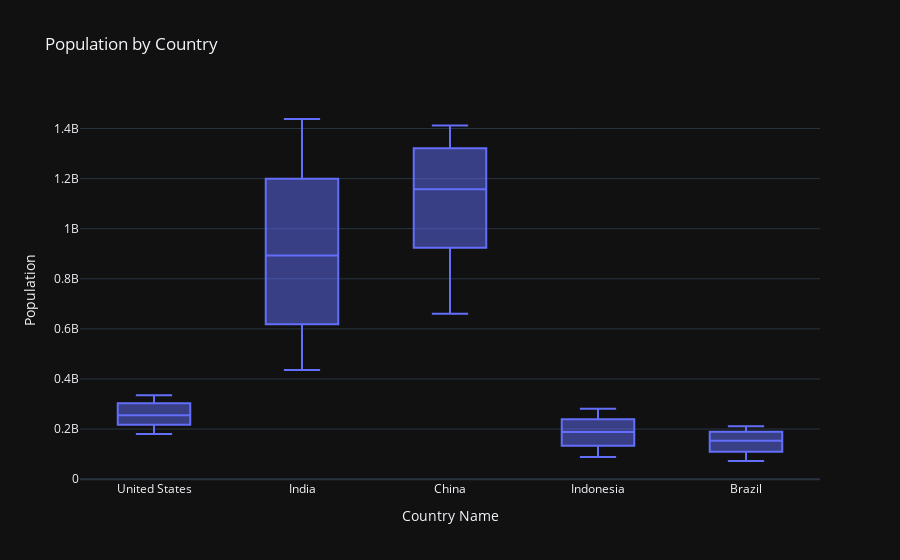

Write notebook code for a chart like this one.
### Code cell
fig = px.box(df_pivot, title='Population by Country', labels={'value': 'Population', 'variable': 'Country'})
fig.show()

### Figure 1 — Plotly figure (JSON) as saved in the notebook; plotly's stock layout.template omitted (floating-point values rounded to 4 significant figures; data arrays with more than 128 entries replaced by an {"elided": "..."} marker saying what was removed)
{"data": [{"alignmentgroup": "True", "hovertemplate": "Country Name=%{x}<br>Population=%{y}<extra></extra>", "legendgroup": "", "marker": {"color": "#636efa"}, "name": "", "notched": false, "offsetgroup": "", "orientation": "v", "showlegend": false, "x": {"elided": "320 str values"}, "x0": " ", "xaxis": "x", "y": {"elided": "320 float values"}, "y0": " ", "yaxis": "y", "type": "box"}], "layout": {"xaxis": {"anchor": "y", "domain": [0.0, 1.0], "title": {"text": "Country Name"}}, "yaxis": {"anchor": "x", "domain": [0.0, 1.0], "title": {"text": "Population"}}, "legend": {"tracegroupgap": 0}, "title": {"text": "Population by Country"}, "boxmode": "group"}}
